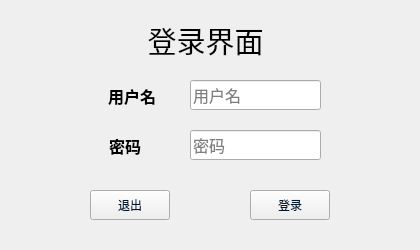
<?xml version="1.0" encoding="UTF-8"?>
<ui version="4.0">
 <class>login</class>
 <widget class="QWidget" name="login">
  <property name="geometry">
   <rect>
    <x>0</x>
    <y>0</y>
    <width>420</width>
    <height>250</height>
   </rect>
  </property>
  <property name="windowTitle">
   <string>Form</string>
  </property>
  <widget class="QLabel" name="label">
   <property name="geometry">
    <rect>
     <x>100</x>
     <y>0</y>
     <width>211</width>
     <height>81</height>
    </rect>
   </property>
   <property name="font">
    <font>
     <family>宋体</family>
     <pointsize>22</pointsize>
     <weight>50</weight>
     <bold>false</bold>
    </font>
   </property>
   <property name="layoutDirection">
    <enum>Qt::LeftToRight</enum>
   </property>
   <property name="text">
    <string>登录界面</string>
   </property>
   <property name="alignment">
    <set>Qt::AlignCenter</set>
   </property>
  </widget>
  <widget class="QLineEdit" name="useredit">
   <property name="geometry">
    <rect>
     <x>190</x>
     <y>80</y>
     <width>131</width>
     <height>30</height>
    </rect>
   </property>
   <property name="font">
    <font>
     <family>宋体</family>
     <pointsize>12</pointsize>
     <weight>50</weight>
     <bold>false</bold>
    </font>
   </property>
   <property name="text">
    <string/>
   </property>
   <property name="frame">
    <bool>true</bool>
   </property>
   <property name="echoMode">
    <enum>QLineEdit::Normal</enum>
   </property>
   <property name="placeholderText">
    <string>用户名</string>
   </property>
  </widget>
  <widget class="QLineEdit" name="passedit">
   <property name="geometry">
    <rect>
     <x>190</x>
     <y>130</y>
     <width>131</width>
     <height>30</height>
    </rect>
   </property>
   <property name="font">
    <font>
     <family>宋体</family>
     <pointsize>12</pointsize>
     <weight>50</weight>
     <bold>false</bold>
    </font>
   </property>
   <property name="text">
    <string/>
   </property>
   <property name="echoMode">
    <enum>QLineEdit::Password</enum>
   </property>
   <property name="placeholderText">
    <string>密码</string>
   </property>
  </widget>
  <widget class="QLabel" name="label_2">
   <property name="geometry">
    <rect>
     <x>15</x>
     <y>80</y>
     <width>141</width>
     <height>31</height>
    </rect>
   </property>
   <property name="font">
    <font>
     <family>Agency FB</family>
     <pointsize>12</pointsize>
     <weight>75</weight>
     <bold>true</bold>
    </font>
   </property>
   <property name="styleSheet">
    <string notr="true">image: url(:/photo/qq.png);</string>
   </property>
   <property name="text">
    <string>用户名</string>
   </property>
   <property name="alignment">
    <set>Qt::AlignRight|Qt::AlignTrailing|Qt::AlignVCenter</set>
   </property>
  </widget>
  <widget class="QLabel" name="label_3">
   <property name="geometry">
    <rect>
     <x>30</x>
     <y>130</y>
     <width>111</width>
     <height>31</height>
    </rect>
   </property>
   <property name="font">
    <font>
     <family>Agency FB</family>
     <pointsize>12</pointsize>
     <weight>75</weight>
     <bold>true</bold>
    </font>
   </property>
   <property name="styleSheet">
    <string notr="true">image: url(:/photo/lock.png);</string>
   </property>
   <property name="text">
    <string>密码</string>
   </property>
   <property name="alignment">
    <set>Qt::AlignRight|Qt::AlignTrailing|Qt::AlignVCenter</set>
   </property>
  </widget>
  <widget class="QPushButton" name="pushButton">
   <property name="geometry">
    <rect>
     <x>250</x>
     <y>190</y>
     <width>80</width>
     <height>30</height>
    </rect>
   </property>
   <property name="font">
    <font>
     <family>微软雅黑</family>
     <pointsize>9</pointsize>
     <weight>50</weight>
     <italic>false</italic>
     <bold>false</bold>
    </font>
   </property>
   <property name="styleSheet">
    <string notr="true">QPushButton{
color: rgb(0,27,47);
font: 9pt &quot;微软雅黑&quot;;
}
</string>
   </property>
   <property name="text">
    <string>登录</string>
   </property>
  </widget>
  <widget class="QPushButton" name="pushButton_2">
   <property name="geometry">
    <rect>
     <x>90</x>
     <y>190</y>
     <width>80</width>
     <height>30</height>
    </rect>
   </property>
   <property name="styleSheet">
    <string notr="true">QPushButton{
color: rgb(0,27,47);
font: 9pt &quot;微软雅黑&quot;;
}
</string>
   </property>
   <property name="text">
    <string>退出</string>
   </property>
  </widget>
 </widget>
 <resources/>
 <connections/>
</ui>
